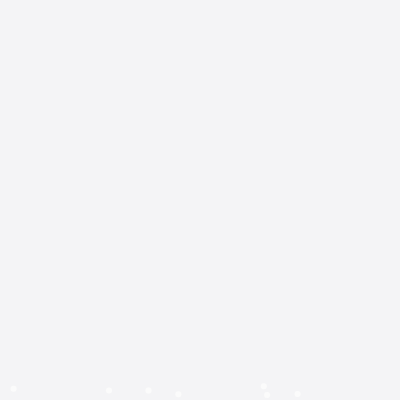
Frame 1 (no input)
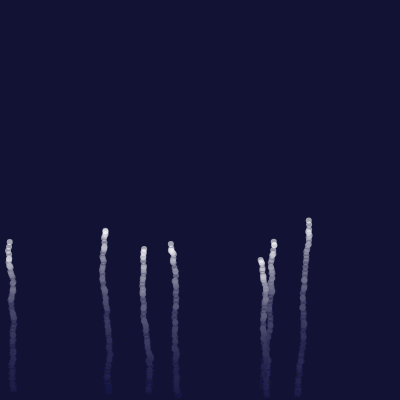
Frame 60 (no input)
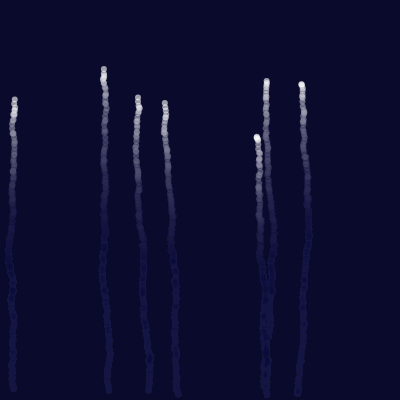
Frame 120 (the mouse pressed at the canvas centre since frame 60)

The p5.js sketch that drew these frames (run headless with seeded random() and noise() and a simulated clock; from frame 60 on, the mouse is pressed at the canvas centre):

// p5.js sketch
// ── sketch.js
// ============================================================
const TITLE = "BOO!";
const AUTHOR = "きんぞ";
// ============================================================

let FIREWORKS = []
let CX, CY
const NFW = 7

function setup() {
  createCanvas(400, 400)
  CX = CY = 0
  for (let i = 0; i < SHAPE.length; i++){
	  CX += SHAPE[i][0] / SHAPE.length
	  CY += SHAPE[i][1] / SHAPE.length
  }
  for (let i = 0; i < NFW; i++)
    FIREWORKS.push(newFW())
}

function draw() {
  background(9, 14, 49, 11)
  for (let i = 0; i < FIREWORKS.length; i++){
    if (FIREWORKS[i].update().show())
      FIREWORKS[i] = newFW()
  }
}

function newFW(){
  return new Firework(randomGaussian(width/2,width/4), random(height-10, height), random(80), random(TAU), random(100, 200))
}

class Firework{
  constructor(x, y, s, skew, duration){
    this.x = x
    this.y = y
    this.size = s
    this.s = 0
    this.skew = skew
    this.t = duration
  }
  update(){
    if (--this.t > 0){
      this.x += random(-1,1)
      this.y -= random(5)
    }else{
      this.s += 1
    }
    return this
  }
  show(){
      if (this.s < 1){
        strokeWeight(6)
        stroke(255, 255, 255, 155)
        point(this.x, this.y)
        
      }else{
      push()
      translate(this.x, this.y)
      rotate(this.skew)
      for(let i = 0; i < SHAPE.length; i++){
        stroke(255, random(255), random(255), 255-this.s)
        strokeWeight(random(9))
		  const X = SHAPE[i][0] - CX
		  const Y = SHAPE[i][1] - CY
		  const D = mag(X, Y)
		  const T = atan2(Y, X)
		  const R = min(D, -D*this.t/40)
        point(R*cos(T), R*sin(T))
      }
    pop()
    }
    if(this.s > this.size)
      return true
    else
      return false
  }
    
}

let SHAPE = [
[33,352], 
[32,351], 
[30,348], 
[28,343], 
[25,342], 
[23,340], 
[22,338], 
[21,336], 
[20,333], 
[19,332], 
[18,331], 
[18,330], 
[18,329], 
[18,327], 
[18,326], 
[16,325], 
[16,323], 
[16,321], 
[16,320], 
[16,318], 
[16,317], 
[16,316], 
[17,315], 
[18,313], 
[21,312], 
[27,309], 
[29,308], 
[35,306], 
[36,306], 
[39,305], 
[41,301], 
[42,301], 
[43,301], 
[45,301], 
[46,300], 
[48,299], 
[49,299], 
[47,299], 
[46,299], 
[45,298], 
[43,298], 
[43,297], 
[42,296], 
[41,296], 
[40,292], 
[40,291], 
[38,288], 
[37,283], 
[37,279], 
[37,273], 
[37,266], 
[37,259], 
[37,256], 
[37,252], 
[36,251], 
[36,250], 
[36,248], 
[37,247], 
[39,246], 
[40,246], 
[41,246], 
[43,243], 
[45,243], 
[48,242], 
[49,242], 
[51,241], 
[53,239], 
[55,239], 
[57,239], 
[58,239], 
[59,238], 
[60,238], 
[61,237], 
[63,236], 
[67,235], 
[68,235], 
[69,235], 
[70,235], 
[70,233], 
[70,230], 
[70,223], 
[71,221], 
[72,216], 
[72,212], 
[76,205], 
[77,200], 
[78,197], 
[79,196], 
[80,192], 
[82,189], 
[83,188], 
[85,185], 
[86,181], 
[87,180], 
[89,177], 
[91,176], 
[95,171], 
[96,169], 
[100,167], 
[101,166], 
[103,162], 
[107,160], 
[109,159], 
[111,158], 
[112,157], 
[112,156], 
[115,156], 
[116,153], 
[119,151], 
[120,149], 
[123,147], 
[126,143], 
[128,142], 
[129,141], 
[130,140], 
[131,139], 
[132,138], 
[135,136], 
[138,135], 
[141,133], 
[146,132], 
[148,131], 
[150,130], 
[151,130], 
[152,129], 
[155,127], 
[160,121], 
[162,118], 
[167,115], 
[170,112], 
[170,111], 
[173,110], 
[175,109], 
[175,108], 
[176,108], 
[177,108], 
[177,106], 
[178,106], 
[179,106], 
[181,106], 
[181,105], 
[182,105], 
[182,107], 
[183,108], 
[185,109], 
[186,110], 
[187,111], 
[188,112], 
[189,113], 
[191,118], 
[192,120], 
[193,121], 
[195,123], 
[195,126], 
[196,127], 
[196,128], 
[197,128], 
[198,128], 
[200,128], 
[201,128], 
[203,128], 
[206,128], 
[211,128], 
[213,128], 
[219,128], 
[223,128], 
[228,128], 
[232,128], 
[237,129], 
[241,130], 
[243,130], 
[248,130], 
[250,130], 
[251,130], 
[255,131], 
[257,132], 
[259,133], 
[260,133], 
[263,133], 
[265,133], 
[266,133], 
[267,136], 
[268,137], 
[269,138], 
[270,139], 
[272,140], 
[273,141], 
[275,141], 
[276,141], 
[278,142], 
[278,145], 
[282,148], 
[283,149], 
[285,151], 
[286,152], 
[287,155], 
[288,156], 
[289,156], 
[289,157], 
[289,158], 
[292,158], 
[295,158], 
[299,158], 
[301,158], 
[307,158], 
[309,158], 
[312,158], 
[313,158], 
[317,158], 
[318,158], 
[319,158], 
[322,159], 
[326,159], 
[328,159], 
[329,160], 
[330,160], 
[331,160], 
[333,160], 
[335,161], 
[335,163], 
[335,165], 
[335,166], 
[335,167], 
[335,168], 
[335,169], 
[335,170], 
[335,172], 
[335,173], 
[332,176], 
[331,178], 
[330,181], 
[330,182], 
[330,183], 
[329,185], 
[329,186], 
[328,187], 
[327,188], 
[327,189], 
[326,191], 
[326,192], 
[326,193], 
[323,193], 
[322,193], 
[325,195], 
[326,196], 
[330,200], 
[333,205], 
[335,207], 
[338,209], 
[339,209], 
[340,211], 
[340,213], 
[341,215], 
[343,218], 
[343,219], 
[346,222], 
[348,226], 
[348,227], 
[349,228], 
[349,229], 
[349,230], 
[349,232], 
[350,233], 
[350,235], 
[351,236], 
[351,237], 
[351,238], 
[351,239], 
[351,241], 
[352,242], 
[352,245], 
[355,247], 
[355,250], 
[355,252], 
[355,253], 
[355,255], 
[355,257], 
[355,260], 
[356,262], 
[356,265], 
[356,267], 
[356,269], 
[356,271], 
[356,272], 
[356,273], 
[356,276], 
[356,279], 
[356,280], 
[356,281], 
[356,283], 
[356,285], 
[356,287], 
[356,288], 
[356,289], 
[356,290], 
[356,291], 
[356,292], 
[356,297], 
[356,299], 
[356,300], 
[356,302], 
[356,303], 
[356,306], 
[356,307], 
[353,307], 
[152,210], 
[152,209], 
[153,207], 
[157,206], 
[158,203], 
[159,201], 
[160,200], 
[161,199], 
[162,198], 
[163,197], 
[166,197], 
[167,196], 
[169,195], 
[170,195], 
[171,195], 
[172,195], 
[175,195], 
[176,195], 
[177,195], 
[178,196], 
[179,198], 
[181,199], 
[181,200], 
[181,202], 
[181,203], 
[181,205], 
[183,206], 
[183,208], 
[183,209], 
[183,211], 
[183,212], 
[183,213], 
[183,215], 
[183,216], 
[185,216], 
[186,216], 
[226,226], 
[227,226], 
[227,225], 
[228,223], 
[230,222], 
[232,221], 
[233,221], 
[235,221], 
[236,221], 
[237,221], 
[239,219], 
[240,219], 
[241,218], 
[242,218], 
[243,218], 
[245,218], 
[246,218], 
[248,218], 
[249,218], 
[250,218], 
[251,218], 
[252,218], 
[252,220], 
[253,221], 
[257,222], 
[257,223], 
[258,225], 
[260,226], 
[260,227], 
[260,229], 
[260,230], 
[260,232], 
[260,233], 
[260,235], 
[260,236], 
[260,237], 
[260,239], 
[260,240], 
[260,241], 
[260,242], 
[260,243], 
[259,242], 
[186,320], 
[183,320], 
[175,322], 
[167,322], 
[163,322], 
[158,322], 
[157,322], 
[152,322], 
[150,322], 
[148,321], 
[145,319], 
[142,318], 
[140,316], 
[139,316], 
[138,313], 
[136,312], 
[135,312], 
[133,309], 
[132,308], 
[131,307], 
[130,306], 
[128,301], 
[128,299], 
[126,298], 
[125,296], 
[125,295], 
[123,291], 
[123,289], 
[122,285], 
[121,281], 
[119,278], 
[119,275], 
[118,269], 
[118,265], 
[118,261], 
[118,259], 
[118,255], 
[118,253], 
[118,251], 
[119,250], 
[121,249], 
[122,247], 
[122,246], 
[123,245], 
[126,243], 
[128,242], 
[132,241], 
[133,240], 
[139,237], 
[142,237], 
[146,235], 
[148,235], 
[150,233], 
[152,233], 
[156,232], 
[158,232], 
[163,232], 
[167,232], 
[172,232], 
[175,232], 
[180,232], 
[182,232], 
[185,232], 
[187,232], 
[189,232], 
[195,232], 
[197,232], 
[199,232], 
[203,233], 
[206,233], 
[208,233], 
[209,233], 
[211,233], 
[212,235], 
[213,236], 
[216,237], 
[217,239], 
[221,241], 
[223,242], 
[226,243], 
[230,245], 
[230,246], 
[232,248], 
[233,249], 
[235,251], 
[237,252], 
[239,255], 
[242,258], 
[243,260], 
[245,262], 
[246,263], 
[248,265], 
[249,268], 
[250,269], 
[251,272], 
[252,273], 
[253,277], 
[253,280], 
[253,281], 
[253,282], 
[253,286], 
[253,288], 
[253,291], 
[253,295], 
[253,299], 
[252,301], 
[252,305], 
[251,307], 
[251,308], 
[249,311], 
[249,313], 
[246,317], 
[245,319], 
[243,320], 
[242,320], 
[240,321], 
[237,323], 
[236,325], 
[235,326], 
[231,327], 
[231,329], 
[228,330], 
[227,330], 
[225,332], 
[223,332], 
[221,332], 
[219,332], 
[218,332], 
[216,332], 
[213,332], 
[209,332], 
[206,332], 
[202,332], 
[199,332], 
[198,332], 
[195,332], 
[191,332], 
[189,331], 
[188,331], 
[187,331], 
[186,331], 
[182,330], 
[180,328], 
[175,327], 
[173,326], 
[171,325], 
[169,323], 
[167,323], 
[167,322], 
[166,322], 
[165,320], 
[163,320], 
[162,319], 
[160,319], 
[167,259], 
[166,260], 
[165,266], 
[163,268], 
[162,270], 
[161,271], 
[161,272], 
[161,275], 
[161,276], 
[161,277], 
[202,277], 
[202,278], 
[199,281], 
[197,283], 
[195,288], 
[195,292], 
[191,295], 
[191,296], 
[191,298], 
[191,300], 
[191,299], 
[275,316], 
[275,325], 
[275,326], 
[277,329], 
[278,332], 
[279,337], 
[280,340], 
[281,341], 
[282,342], 
[286,343], 
[288,345], 
[289,345], 
[292,345], 
[296,345], 
[298,345], 
[299,345], 
[301,345], 
[302,343], 
[305,343], 
[307,341], 
[309,341], 
[311,338], 
[315,336], 
[318,333], 
[319,330], 
[320,329], 
[322,326], 
[323,326], 
[325,325], 
[325,323], 
[325,320], 
[323,319], 
[321,318], 
[320,316], 
[319,316], 
[318,316], 
[317,316], 
[316,316], 
[315,316], 
[311,316], 
[310,316], 
[309,316], 
[308,316], 
[307,316], 
[306,316], 
[306,317], 
[306,318], 
[303,318], 
[303,319], 
[303,320], 
[303,322], 
[303,323], 
[303,325], 
[305,325], 
[306,327], 
[307,329], 
[307,331], 
[308,332], 
[308,333], 
[309,335], 
[310,336], 
[311,337], 
[313,338], 
[315,340], 
[316,341], 
[318,342], 
[320,342], 
[323,343], 
[325,343], 
[326,343], 
[327,343], 
[328,343], 
[329,343], 
[332,343], 
[335,343], 
[340,343], 
[342,343], 
[346,343], 
[347,343], 
[349,343], 
[350,343], 
[351,343], 
[352,343]
]
